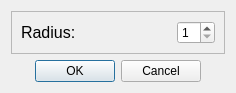
<?xml version="1.0" encoding="UTF-8"?>
<ui version="4.0">
 <class>MedianDialog</class>
 <widget class="QDialog" name="MedianDialog">
  <property name="windowModality">
   <enum>Qt::ApplicationModal</enum>
  </property>
  <property name="geometry">
   <rect>
    <x>0</x>
    <y>0</y>
    <width>236</width>
    <height>87</height>
   </rect>
  </property>
  <property name="sizePolicy">
   <sizepolicy hsizetype="Fixed" vsizetype="Fixed">
    <horstretch>0</horstretch>
    <verstretch>0</verstretch>
   </sizepolicy>
  </property>
  <property name="windowTitle">
   <string>Median filter parameters</string>
  </property>
  <layout class="QVBoxLayout" name="verticalLayout">
   <item>
    <widget class="QFrame" name="frame">
     <property name="frameShape">
      <enum>QFrame::StyledPanel</enum>
     </property>
     <property name="frameShadow">
      <enum>QFrame::Raised</enum>
     </property>
     <layout class="QFormLayout" name="formLayout">
      <property name="fieldGrowthPolicy">
       <enum>QFormLayout::AllNonFixedFieldsGrow</enum>
      </property>
      <item row="0" column="1">
       <widget class="QSpinBox" name="spinBoxDispersion">
        <property name="minimum">
         <number>1</number>
        </property>
        <property name="maximum">
         <number>3</number>
        </property>
       </widget>
      </item>
      <item row="0" column="0">
       <widget class="QLabel" name="label">
        <property name="minimumSize">
         <size>
          <width>150</width>
          <height>0</height>
         </size>
        </property>
        <property name="font">
         <font>
          <pointsize>12</pointsize>
         </font>
        </property>
        <property name="text">
         <string>Radius:</string>
        </property>
       </widget>
      </item>
     </layout>
    </widget>
   </item>
   <item>
    <widget class="QDialogButtonBox" name="buttonBox">
     <property name="orientation">
      <enum>Qt::Horizontal</enum>
     </property>
     <property name="standardButtons">
      <set>QDialogButtonBox::Cancel|QDialogButtonBox::Ok</set>
     </property>
     <property name="centerButtons">
      <bool>true</bool>
     </property>
    </widget>
   </item>
  </layout>
 </widget>
 <resources/>
 <connections>
  <connection>
   <sender>buttonBox</sender>
   <signal>accepted()</signal>
   <receiver>MedianDialog</receiver>
   <slot>accept()</slot>
   <hints>
    <hint type="sourcelabel">
     <x>248</x>
     <y>254</y>
    </hint>
    <hint type="destinationlabel">
     <x>157</x>
     <y>274</y>
    </hint>
   </hints>
  </connection>
  <connection>
   <sender>buttonBox</sender>
   <signal>rejected()</signal>
   <receiver>MedianDialog</receiver>
   <slot>reject()</slot>
   <hints>
    <hint type="sourcelabel">
     <x>316</x>
     <y>260</y>
    </hint>
    <hint type="destinationlabel">
     <x>286</x>
     <y>274</y>
    </hint>
   </hints>
  </connection>
 </connections>
</ui>
